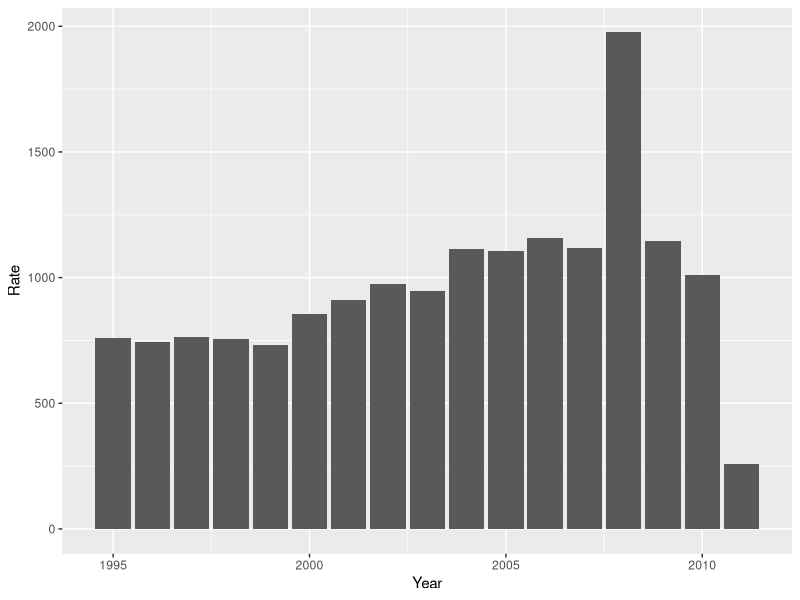
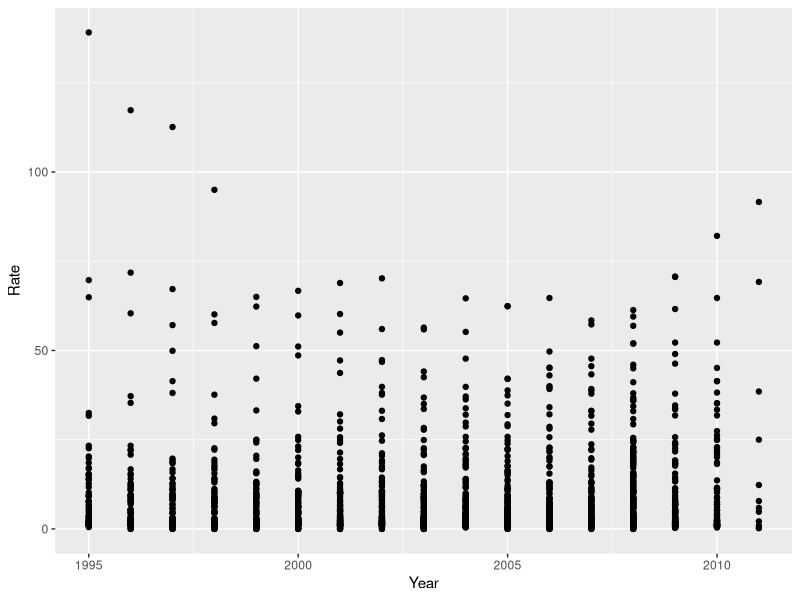

Here is the R script that generated these plots, in order:
# 1.1 Choose Lex favorite working directory
setwd('B:/Akad/B5/BigData')

#read file and take a peek at the values 
library(readr)
UNdata <- read.csv('UNdata_Export_20171026_130851047.csv', stringsAsFactors = FALSE)

## Parsed with column specification:
## cols(
##   `Country or Area` = col_character(),
##   Year = col_integer(),
##   Count = col_integer(),
##   Rate = col_double(),
##   Source = col_character(),
##   `Source Type` = col_character()
## )

#Check the dimensions of the data
dim(UNdata)  
# yields 1719 6 implying 1719 rows and 6 columns 


#Visualise the data using view() method
# View(UNdata)
#This displayed the contents of the UNData export file in tabular form and indeed it is 1719x6


#Glimpse the data
#glimpse(UNdata)  --> gives error

#First we need to import the dplyr package
library(dplyr)
glimpse(UNdata)

# yields the results below
# > glimpse(UNdata)
# Observations: 1,719
# Variables: 6
# $ Country.or.Area <chr> "Afghanistan", "Albania", "Albania", "Albania", "Albania", "Albania...
# $ Year            <int> 2008, 2010, 2009, 2008, 2007, 2006, 2005, 2004, 2003, 2002, 2001, 2...
# $ Count           <int> 712, 127, 85, 93, 105, 87, 131, 119, 144, 231, 208, 275, 496, 573, ...
# $ Rate            <dbl> 2.4, 4.0, 2.7, 2.9, 3.3, 2.8, 4.2, 3.8, 4.6, 7.5, 6.8, 9.0, 16.1, 1...
# $ Source          <chr> "WHO", "CTS/Transmonee", "CTS/Transmonee", "CTS/Transmonee", "CTS/T...
# $ Source.Type     <chr> "PH", "CJ", "CJ", "CJ", "CJ", "CJ", "CJ", "CJ", "CJ", "CJ", "CJ", "...

#Summary of the data
summary(UNdata)

#Yields
# Country.or.Area         Year          Count            Rate            Source         
# Length:1719        Min.   :1995   Min.   :    0   Min.   :  0.000   Length:1719       
# Class :character   1st Qu.:2000   1st Qu.:   46   1st Qu.:  1.600   Class :character  
# Mode  :character   Median :2004   Median :  240   Median :  4.200   Mode  :character  
# Mean   :2003   Mean   : 2183   Mean   :  9.497                     
# 3rd Qu.:2007   3rd Qu.:  879   3rd Qu.: 11.100                     
# Max.   :2011   Max.   :45559   Max.   :139.100                     
# Source.Type       
# Length:1719       
# Class :character  
# Mode  :character 

# Visualise Data using the ggplot function
#Load the library
library(ggplot2)
first_plot = ggplot(data = UNdata, aes(x=Year, y=Rate))
first_plot + geom_bar(stat="identity") #bar graph
first_plot + geom_point(stat = "identity") #point graph ... You get the idea

# the filters
# filter1<- UNdata %>%
#   group_by(`Country or Area`) %>%
#   filter(`Country or Area`=="Turkey") %>%  ggplot(aes(x=Year, y = Count)) + geom_bar(stat = "identity")
# filter1
